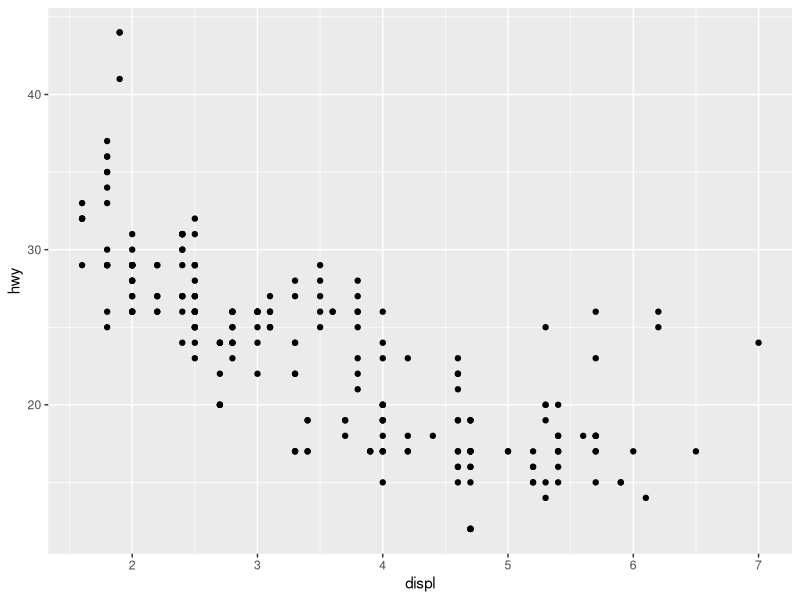
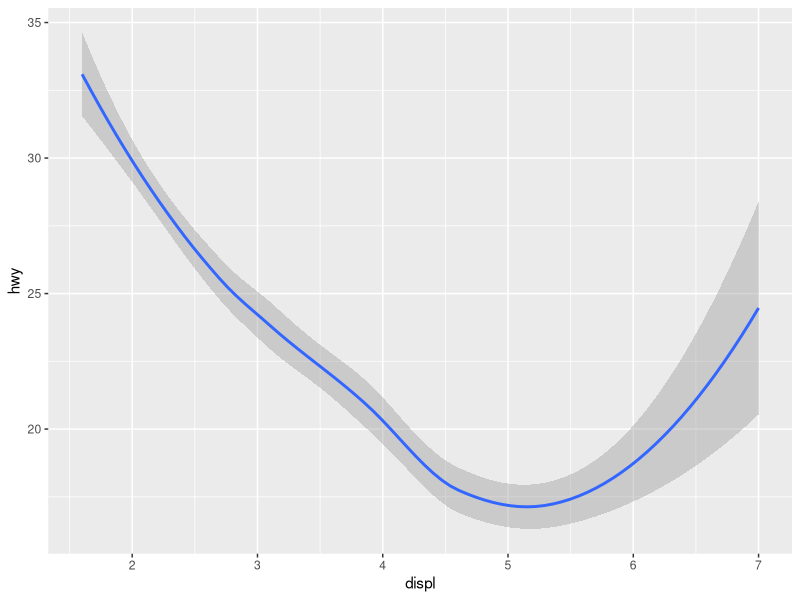
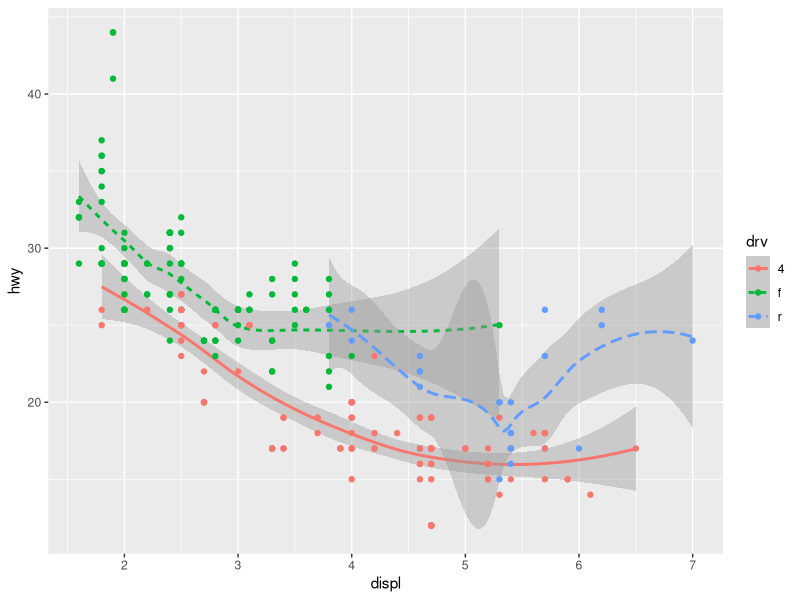
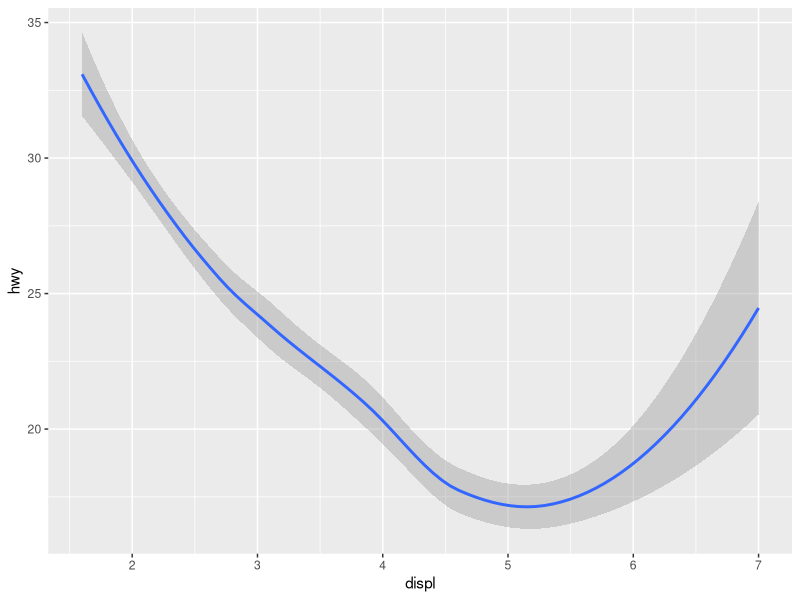
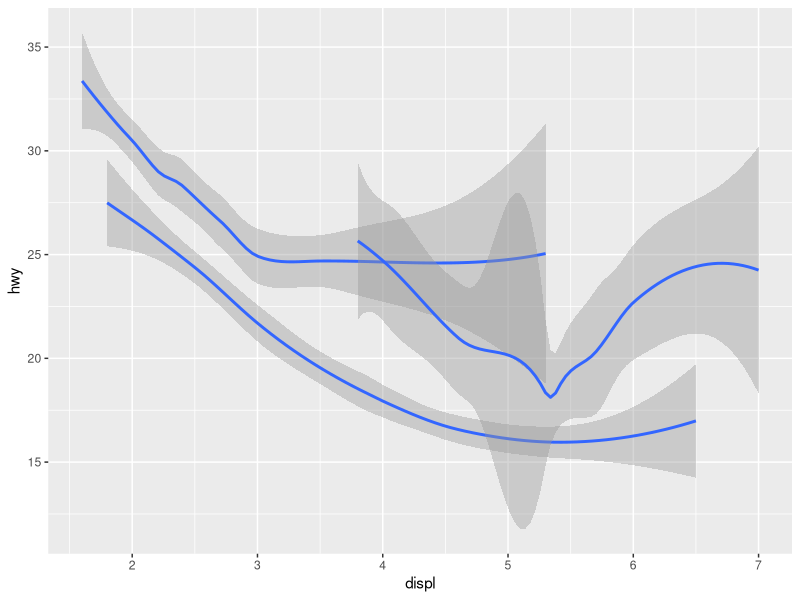
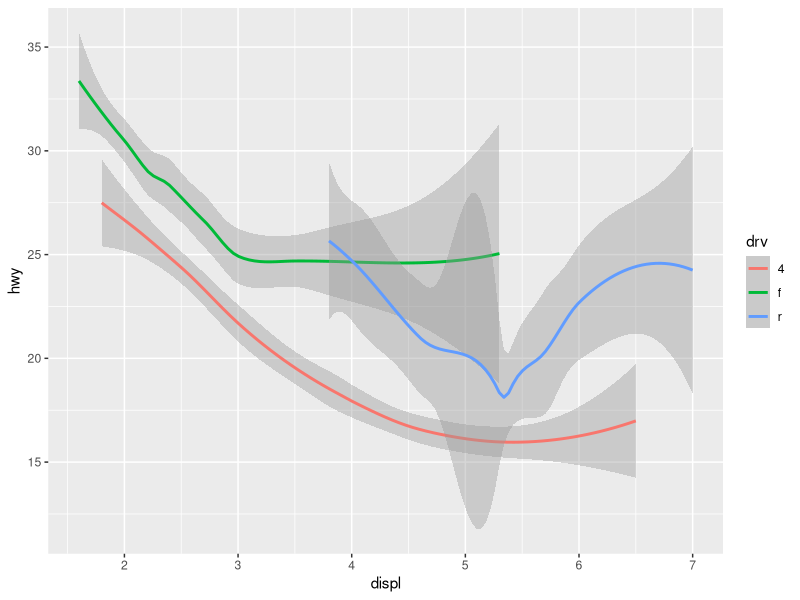
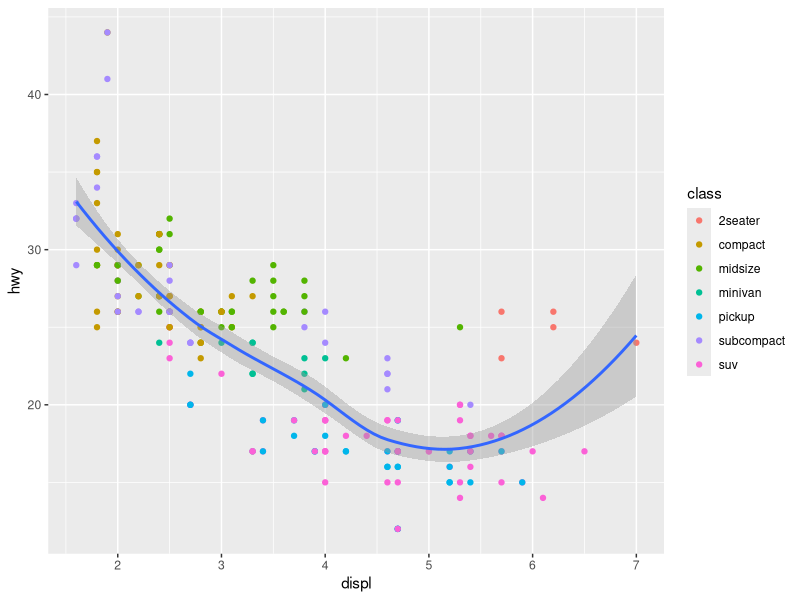
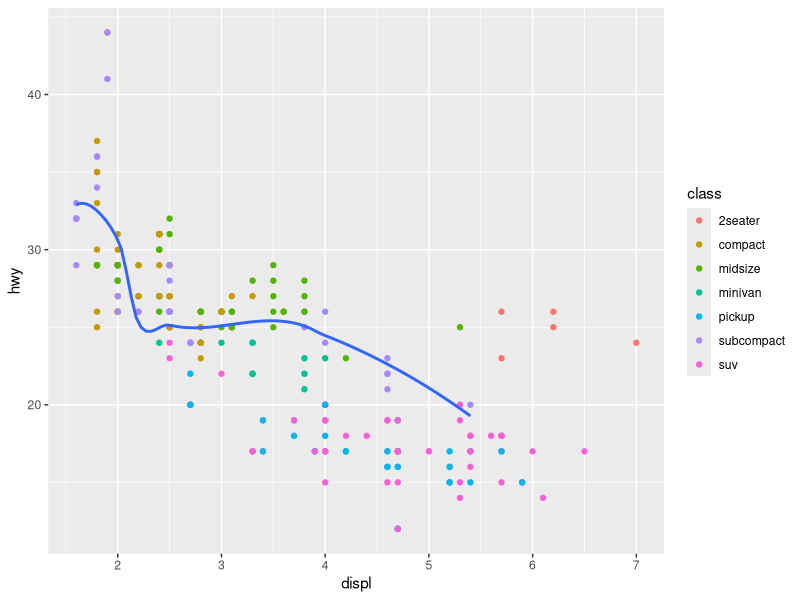

Recreate these plots in R, in order.
## ---- chunk 1
library(tidyverse)
## ---- chunk 2
head(mpg)
## ---- chunk 3
# left
ggplot(data = mpg) + 
  geom_point(mapping = aes(x = displ, y = hwy))

# right
ggplot(data = mpg) + 
  geom_smooth(mapping = aes(x = displ, y = hwy))
## ---- chunk 4
ggplot(data = mpg) + 
  geom_smooth(mapping = aes(x = displ, y = hwy, linetype = drv, color= drv))+
  geom_point(mapping = aes(x= displ, y= hwy, color=drv))
## ---- chunk 5
ggplot(data = mpg) +
  geom_smooth(mapping = aes(x = displ, y = hwy))
              
ggplot(data = mpg) +
  geom_smooth(mapping = aes(x = displ, y = hwy, group = drv))
    
ggplot(data = mpg) +
  geom_smooth(
    mapping = aes(x = displ, y = hwy, color = drv),
    show.legend = T)
## ---- chunk 6
ggplot(data = mpg, mapping = aes(x = displ, y = hwy)) + 
  geom_point(mapping = aes(color = class)) + 
  geom_smooth()
## ---- chunk 7
ggplot(data = mpg, mapping = aes(x = displ, y = hwy)) + 
  geom_point(mapping = aes(color = class)) + 
  geom_smooth(data = filter(mpg, class == "subcompact"), se = FALSE)
## ---- chunk 8
ggplot(data = mpg, mapping = aes(x = displ, y = hwy, color = drv)) + 
  geom_point() + 
  geom_smooth(se = FALSE)
## ---- chunk 9
ggplot(data = mpg, mapping = aes(x = displ, y = hwy)) + 
  geom_point() + 
  geom_smooth()

ggplot() + 
  geom_point(data = mpg, mapping = aes(x = displ, y = hwy)) + 
  geom_smooth(data = mpg, mapping = aes(x = displ, y = hwy))
## ---- chunk 10
# plot 1

ggplot(data=mpg, mapping = aes(x= displ, y= hwy))+
  geom_point(size=4)+
  geom_smooth(size= 3,se=F)
## ---- chunk 11
# plot 2

ggplot(data=mpg, mapping = aes(x= displ, y= hwy))+
  geom_point(size=4)+
  geom_smooth(size= 3,se=F, mapping=aes(group = drv))

## ---- chunk 12

# plot3

ggplot(data=mpg, mapping = aes(x= displ, y= hwy))+
  geom_point(size=4, mapping= aes(colour= drv))+
  geom_smooth(size= 3,se=F,mapping = aes(group=drv, color=drv) )

## ---- chunk 13
ggplot(data=mpg, mapping = aes(x= displ, y= hwy))+
  geom_point(size=4, mapping= aes(colour= drv))+
  geom_smooth(size= 3,se=F)

## ---- chunk 14

#plot 5

ggplot(data=mpg, mapping = aes(x= displ, y= hwy))+
  geom_point(size=4, mapping= aes(colour= drv))+
  geom_smooth(size= 3,se=F,mapping = aes(linetype=drv, color=drv) )

## ---- chunk 15

#plot 6: 

ggplot(data=mpg, mapping = aes(x= displ, y= hwy, size=4))+
  geom_point(mapping= aes(colour= drv ))+
  geom_point(shape= 21 , color= "white", stroke=2, show.legend = FALSE)


## ---- chunk 16
ggplot(data = diamonds) + 
  geom_bar(mapping = aes(x = cut))

## ---- chunk 17
ggplot(data = diamonds) + 
  geom_col(mapping = aes(x = cut,y=depth))
## ---- chunk 18
ggplot(data = diamonds) + 
  geom_bar(mapping = aes(x = cut, y = ..prop..))
ggplot(data = diamonds) + 
  geom_bar(mapping = aes(x = cut, fill = color, y = ..prop..)) 
## ---- chunk 19
ggplot(data = diamonds) + 
  geom_bar(mapping = aes(x = cut, colour = cut))
ggplot(data = diamonds) + 
  geom_bar(mapping = aes(x = cut, fill = cut))
## ---- chunk 20
ggplot(data = diamonds) + 
  geom_bar(mapping = aes(x = cut, fill = clarity)) # position = stack is the default
## ---- chunk 21
ggplot(data = diamonds) + 
  geom_bar(mapping = aes(x = cut, fill = clarity), position="identity") # identity places each object where it falls in the context of the graph
## ---- chunk 22
ggplot(data = diamonds) + 
  geom_bar(mapping = aes(x = cut, fill = clarity), position = "dodge") 
# dodge creates such seperate bars, intersting hmm!
## ---- chunk 23
ggplot(data = diamonds) + 
  geom_bar(mapping = aes(x = cut, fill = clarity), position= "fill")
## ---- chunk 24
ggplot(data = mpg, mapping = aes(x = cty, y = hwy)) + 
  geom_point()
## ---- chunk 25
ggplot(data = mpg, mapping = aes(x = cty, y = hwy)) + 
  geom_jitter() # geom_point(position = "jitter")
## ---- chunk 26
ggplot(data = mpg, mapping = aes(x = cty, y = hwy)) + 
  geom_count()


## ---- chunk 27
ggplot(data=mpg, mapping = aes(x=displ, y= hwy)) + 
  geom_boxplot()
## ---- chunk 28
ggplot(data = mpg, mapping = aes(x = class, y = hwy)) +
  geom_boxplot()
## ---- chunk 29

ggplot(data = mpg, mapping = aes(x = class, y = hwy)) + 
  geom_boxplot() +
  coord_flip()
## ---- chunk 30
library(maps)
nz <- map_data("world")

ggplot(nz, aes(long, lat, group = group)) +
  geom_polygon(fill = "white", colour = "black")
## ---- chunk 31
ggplot(nz, aes(long, lat, group = group)) +
  geom_polygon(fill = "white", colour = "black") +
  coord_quickmap()
## ---- chunk 32
bar <- ggplot(data = diamonds) + 
  geom_bar(
    mapping = aes(x = cut, fill = cut), 
    show.legend = FALSE,
    width = 1
  ) + 
  theme(aspect.ratio = 1) +
  labs(x = NULL, y = NULL)

bar + coord_flip()
## ---- chunk 33
bar + coord_polar()
## ---- chunk 34
ggplot(data = diamonds) + 
  geom_bar(
    mapping = aes(x = cut, fill = cut), 
    show.legend = FALSE,
    width = 1
  ) + 
  theme(aspect.ratio = 1) +
  labs(x = NULL, y = NULL)+ coord_polar()
## ---- chunk 35
ggplot(data = mpg, mapping = aes(x = cty, y = hwy)) +
  geom_point() + 
  geom_abline() +
  coord_fixed()
